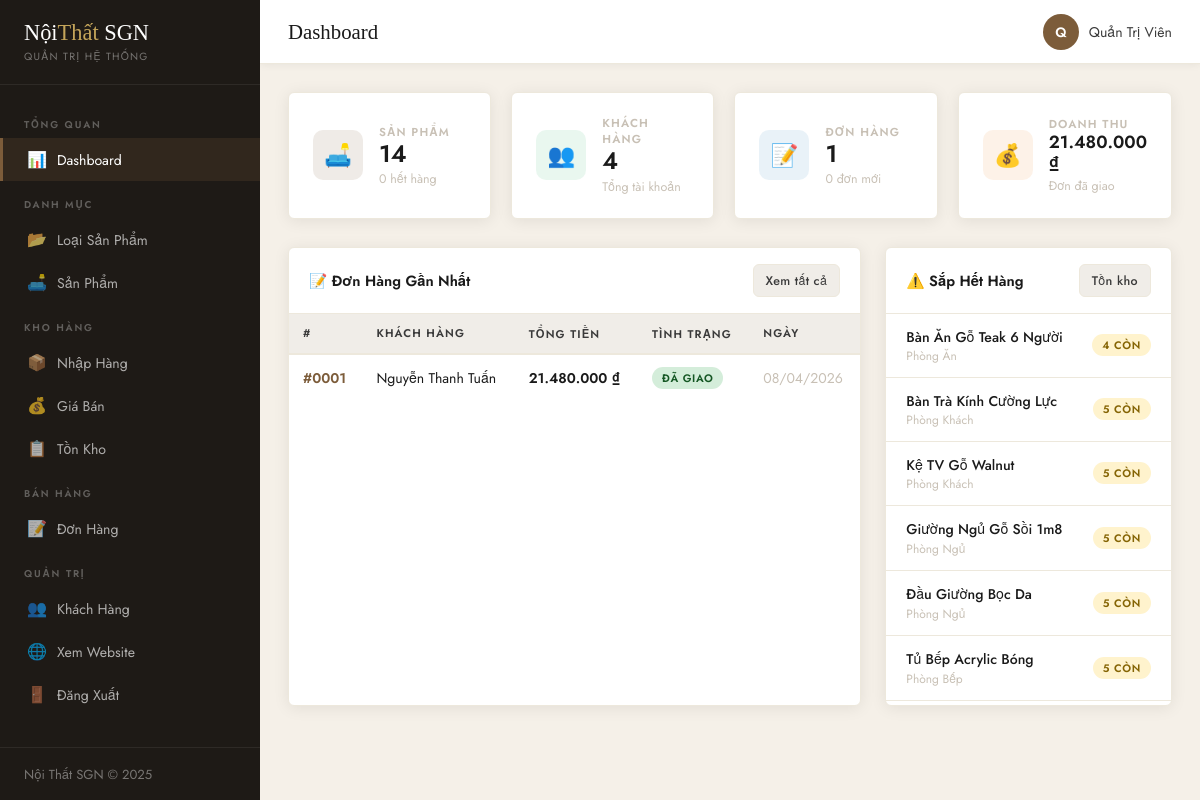
The page /NoiThat/admin/index.php (signed in) on the database its author committed.
### tables this page shows
CREATE TABLE `don_hang` (
  `ma_dh` int(11) NOT NULL,
  `ma_kh` int(11) NOT NULL,
  `ngay_dat` datetime DEFAULT current_timestamp(),
  `ho_ten_giao` varchar(100) NOT NULL,
  `dien_thoai_giao` varchar(20) DEFAULT NULL,
  `dia_chi_giao` varchar(255) NOT NULL,
  `phuong_xa` varchar(100) DEFAULT NULL,
  `quan_huyen` varchar(100) DEFAULT NULL,
  `tinh_tp` varchar(100) DEFAULT NULL,
  `hinh_thuc_tt` enum('tien_mat','chuyen_khoan','truc_tuyen') DEFAULT 'tien_mat',
  `tong_tien` decimal(15,2) DEFAULT 0.00,
  `trang_thai` enum('moi_dat','da_xac_nhan','da_giao','da_huy') DEFAULT 'moi_dat',
  `ghi_chu` text DEFAULT NULL,
  `da_tru_kho` tinyint(1) DEFAULT 0
);

CREATE TABLE `khach_hang` (
  `ma_kh` int(11) NOT NULL,
  `ho_ten` varchar(100) NOT NULL,
  `email` varchar(150) NOT NULL,
  `mat_khau` varchar(255) NOT NULL,
  `dien_thoai` varchar(20) DEFAULT NULL,
  `dia_chi` varchar(255) DEFAULT NULL,
  `phuong_xa` varchar(100) DEFAULT NULL,
  `quan_huyen` varchar(100) DEFAULT NULL,
  `tinh_tp` varchar(100) DEFAULT NULL,
  `trang_thai` tinyint(1) DEFAULT 1 COMMENT '1=active, 0=khóa',
  `created_at` datetime DEFAULT current_timestamp()
);

CREATE TABLE `ton_kho` (
  `ma_sp` int(11) NOT NULL,
  `so_luong` int(11) DEFAULT 0,
  `gia_von` decimal(15,2) DEFAULT 0.00 COMMENT 'Giá nhập bình quân',
  `updated_at` datetime DEFAULT current_timestamp() ON UPDATE current_timestamp()
);

CREATE TABLE `san_pham` (
  `ma_sp` int(11) NOT NULL,
  `ma_loai` int(11) NOT NULL,
  `ten_sp` varchar(200) NOT NULL,
  `mo_ta` text DEFAULT NULL,
  `don_vi_tinh` varchar(30) DEFAULT 'Cái',
  `hinh` varchar(255) DEFAULT NULL,
  `tl_loi_nhuan` decimal(5,2) DEFAULT 20.00 COMMENT '% lợi nhuận mặc định',
  `trang_thai` tinyint(1) DEFAULT 1 COMMENT '1=đang bán, 0=ẩn',
  `created_at` datetime DEFAULT current_timestamp()
);

CREATE TABLE `loai_sp` (
  `ma_loai` int(11) NOT NULL,
  `ten_loai` varchar(100) NOT NULL,
  `mo_ta` text DEFAULT NULL,
  `trang_thai` tinyint(1) DEFAULT 1 COMMENT '1=hiện, 0=ẩn',
  `created_at` datetime DEFAULT current_timestamp()
);

### NoiThat/includes/functions.php (called while the page is built, shortened)
<?php
function trangThaiDH($status) {
    $map = [
        'moi_dat'     => ['label' => 'Mới đặt',     'class' => 'badge-warning'],
        'da_xac_nhan' => ['label' => 'Đã xác nhận', 'class' => 'badge-info'],
        'da_giao'     => ['label' => 'Đã giao',     'class' => 'badge-success'],
        'da_huy'      => ['label' => 'Đã hủy',      'class' => 'badge-danger'],
    ];
    return $map[$status] ?? ['label' => $status, 'class' => 'badge-secondary'];
}

### NoiThat/admin/index.php (the view, shortened to what this page needs)
<?php
require_once __DIR__ . '/includes/header.php';
$total_sp     = $conn->query("SELECT COUNT(*) FROM san_pham WHERE trang_thai=1")->fetch_row()[0];
$total_kh     = $conn->query("SELECT COUNT(*) FROM khach_hang")->fetch_row()[0];
$total_dh     = $conn->query("SELECT COUNT(*) FROM don_hang")->fetch_row()[0];
$doanh_thu    = $conn->query("SELECT COALESCE(SUM(tong_tien),0) FROM don_hang WHERE trang_thai='da_giao'")->fetch_row()[0];
$don_moi      = $conn->query("SELECT COUNT(*) FROM don_hang WHERE trang_thai='moi_dat'")->fetch_row()[0];
$het_hang     = $conn->query("SELECT COUNT(*) FROM ton_kho WHERE so_luong=0")->fetch_row()[0];
$recent_orders = $conn->query("
    SELECT dh.*, kh.ho_ten, kh.dien_thoai
    FROM don_hang dh JOIN khach_hang kh ON dh.ma_kh=kh.ma_kh
    ORDER BY dh.ngay_dat DESC LIMIT 8
");
$low_stock = $conn->query("
    SELECT sp.ten_sp, ls.ten_loai, tk.so_luong
    FROM ton_kho tk
    JOIN san_pham sp ON tk.ma_sp=sp.ma_sp
    JOIN loai_sp ls ON sp.ma_loai=ls.ma_loai
    WHERE tk.so_luong <= 5 AND sp.trang_thai=1
    ORDER BY tk.so_luong ASC LIMIT 6
");
function formatM($n){ return number_format($n,0,',','.').' ₫'; }
?>
<div class="stats-grid">
    <div class="stat-card">
        <div class="stat-icon brown">🛋️</div>
        <div class="stat-info">
            <small>Sản phẩm</small>
            <strong><?= number_format($total_sp) ?></strong>
            <span class="stat-sub"><?= $het_hang ?> hết hàng</span>
        </div>
    </div>
    <div class="stat-card">
        <div class="stat-icon green">👥</div>
        <div class="stat-info">
            <small>Khách hàng</small>
            <strong><?= number_format($total_kh) ?></strong>
            <span class="stat-sub">Tổng tài khoản</span>
        </div>
    </div>
    <div class="stat-card">
        <div class="stat-icon blue">📝</div>
        <div class="stat-info">
            <small>Đơn hàng</small>
            <strong><?= number_format($total_dh) ?></strong>
            <span class="stat-sub"><?= $don_moi ?> đơn mới</span>
        </div>
    </div>
    <div class="stat-card">
        <div class="stat-icon orange">💰</div>
        <div class="stat-info">
            <small>Doanh thu</small>
            <strong style="font-size:1.1rem;"><?= formatM($doanh_thu) ?></strong>
            <span class="stat-sub">Đơn đã giao</span>
        </div>
    </div>
</div>
<div style="display:grid;grid-template-columns:2fr 1fr;gap:24px;">
    <div class="admin-card">
        <div class="admin-card-header">
            <h3>📝 Đơn Hàng Gần Nhất</h3>
            <a href="<?= SITE_URL ?>/admin/orders.php" class="btn btn-sm btn-secondary">Xem tất cả</a>
        </div>
        <div style="overflow-x:auto;">
            <table class="data-table">
                <thead><tr><th>#</th><th>Khách hàng</th><th>Tổng tiền</th><th>Tình trạng</th><th>Ngày</th></tr></thead>
                <tbody>
                    <?php while ($dh = $recent_orders->fetch_assoc()):
                        $tt = trangThaiDH($dh['trang_thai']);
                    ?>
                    <tr>
                        <td><a href="<?= SITE_URL ?>/admin/orders.php?view=<?= $dh['ma_dh'] ?>" style="color:var(--walnut);font-weight:600;">#<?= str_pad($dh['ma_dh'],4,'0',STR_PAD_LEFT) ?></a></td>
                        <td><?= htmlspecialchars($dh['ho_ten']) ?></td>
                        <td class="fw-600"><?= formatM($dh['tong_tien']) ?></td>
                        <td><span class="badge <?= $tt['class'] ?>"><?= $tt['label'] ?></span></td>
                        <td class="text-muted"><?= date('d/m/Y', strtotime($dh['ngay_dat'])) ?></td>
                    </tr>
                    <?php endwhile; ?>
                </tbody>
            </table>
        </div>
    </div>
    <div class="admin-card">
        <div class="admin-card-header">
            <h3>⚠️ Sắp Hết Hàng</h3>
            <a href="<?= SITE_URL ?>/admin/inventory.php" class="btn btn-sm btn-secondary">Tồn kho</a>
        </div>
        <div style="padding:0 0 4px;">
            <?php if (!$low_stock->num_rows): ?>
            <p style="padding:20px;color:var(--gray-mid);text-align:center;font-size:0.88rem;">✅ Tất cả sản phẩm đang có hàng</p>
            <?php else: while ($sp = $low_stock->fetch_assoc()): ?>
            <div style="display:flex;justify-content:space-between;align-items:center;padding:12px 20px;border-bottom:1px solid var(--cream-dark);">
                <div>
                    <div style="font-size:0.88rem;font-weight:500;"><?= htmlspecialchars(mb_strimwidth($sp['ten_sp'],0,30,'...','UTF-8')) ?></div>
                    <div style="font-size:0.75rem;color:var(--gray-mid);"><?= htmlspecialchars($sp['ten_loai']) ?></div>
                </div>
                <span class="badge <?= $sp['so_luong']==0?'badge-danger':'badge-warning' ?>">
                    <?= $sp['so_luong'] ?> còn
                </span>
            </div>
            <?php endwhile; endif; ?>
        </div>
    </div>
</div>
<?php require_once __DIR__ . '/includes/footer.php'; ?>

### NoiThat/assets/css/admin.css (style rules this page uses)
:root { --sidebar-w: 260px; --header-h: 64px; --cream: #F7F2E9; --charcoal: #1A1A1A; --charcoal-mid:#3A3A3A; --walnut: #7C5C3A; --gold: #C4A55A; --white: #FFFFFF; --gray-light: #F0EDE8; --gray-mid: #C8C0B5; --red: #C0392B; --green: #27AE60; --blue: #2980B9; --sidebar-bg: #1E1A16; --sidebar-text:rgba(255,255,255,0.65); --sidebar-hover:rgba(255,255,255,0.08); --sidebar-active:#7C5C3A; --cream-dark: #EDE8DC; --shadow: 0 2px 16px rgba(0,0,0,0.08); --radius: 6px; --transition: all 0.25s ease; --font-body: 'Jost','Helvetica Neue',sans-serif; --font-display:'Cormorant Garamond',Georgia,serif; }
*, *::before, *::after { box-sizing:border-box; margin:0; padding:0; }
body { font-family:var(--font-body); background:#F5F0E8; color:var(--charcoal); font-size:14px; }
a { text-decoration:none; color:inherit; }
.stats-grid { display:grid; grid-template-columns:repeat(4,1fr); gap:20px; margin-bottom:28px; }
.stat-card { background:var(--white); border-radius:var(--radius); padding:22px 24px; border:1px solid var(--cream-dark); box-shadow:var(--shadow); display:flex; align-items:center; gap:16px; }
.stat-icon { width:50px; height:50px; border-radius:10px; display:flex; align-items:center; justify-content:center; font-size:1.4rem; flex-shrink:0; }
.stat-icon.brown { background:rgba(124,92,58,0.12); }
.stat-icon.green { background:rgba(39,174,96,0.1); }
.stat-icon.blue { background:rgba(41,128,185,0.1); }
.stat-icon.orange { background:rgba(230,126,34,0.1); }
.stat-info small { font-size:0.72rem; font-weight:600; letter-spacing:0.1em; text-transform:uppercase; color:var(--gray-mid); display:block; }
.stat-info strong { font-size:1.5rem; font-weight:600; display:block; line-height:1.2; }
.stat-info .stat-sub { font-size:0.78rem; color:var(--gray-mid); }
.admin-card { background:var(--white); border:1px solid var(--cream-dark); border-radius:var(--radius); box-shadow:var(--shadow); margin-bottom:24px; }
.admin-card-header { padding:16px 20px; border-bottom:1px solid var(--cream-dark); display:flex; align-items:center; justify-content:space-between; flex-wrap:wrap; gap:12px; }
.admin-card-header h3 { font-family:var(--font-body); font-size:0.92rem; font-weight:600; color:var(--charcoal); }
.data-table { width:100%; border-collapse:collapse; font-size:0.88rem; }
.data-table th { background:var(--gray-light); padding:11px 14px; text-align:left; font-size:0.7rem; font-weight:600; letter-spacing:0.1em; text-transform:uppercase; color:var(--charcoal-mid); border-bottom:2px solid var(--cream-dark); white-space:nowrap; }
.data-table td { padding:12px 14px; border-bottom:1px solid var(--gray-light); vertical-align:middle; }
.data-table tr:last-child td { border-bottom:none; }
.btn { display:inline-flex; align-items:center; gap:6px; padding:8px 16px; border-radius:var(--radius); font-size:0.82rem; font-weight:500; cursor:pointer; border:none; transition:var(--transition); letter-spacing:0.03em; }
.btn-sm { padding:6px 12px; font-size:0.78rem; }
.btn-secondary { background:var(--gray-light); color:var(--charcoal-mid); border:1px solid var(--cream-dark); }
.badge { display:inline-block; padding:3px 10px; border-radius:20px; font-size:0.68rem; font-weight:600; letter-spacing:0.06em; text-transform:uppercase; }
.badge-success { background:#D4EDDA; color:#155724; }
.badge-warning { background:#FFF3CD; color:#856404; }
.text-muted { color:var(--gray-mid); }
.fw-600 { font-weight:600; }

### rows shown on the page
don_hang: ma_dh "0001", ma_kh.ho_ten "Nguyễn Thanh Tuấn", tong_tien "21.480.000 ₫", trang_thai "ĐÃ GIAO", ngay_dat "08/04/2026"
ton_kho: ma_sp.ten_sp "Bàn Ăn Gỗ Teak 6 Người", loai_sp.ten_loai "Phòng Ăn", so_luong "4"
ton_kho: ma_sp.ten_sp "Bàn Trà Kính Cường Lực", loai_sp.ten_loai "Phòng Khách", so_luong "5"
ton_kho: ma_sp.ten_sp "Kệ TV Gỗ Walnut", loai_sp.ten_loai "Phòng Khách", so_luong "5"
ton_kho: ma_sp.ten_sp "Giường Ngủ Gỗ Sồi 1m8", loai_sp.ten_loai "Phòng Ngủ", so_luong "5"
ton_kho: ma_sp.ten_sp "Đầu Giường Bọc Da", loai_sp.ten_loai "Phòng Ngủ", so_luong "5"
ton_kho: ma_sp.ten_sp "Tủ Bếp Acrylic Bóng", loai_sp.ten_loai "Phòng Bếp", so_luong "5"

### other values the page prints
$page_title "Dashboard"
mb_substr($admin_name,0,1,'UTF-8') "Q"
$admin_name "Quản Trị Viên"
$total_sp "14"
$het_hang "0"
$total_kh "4"
$total_dh "1"
$don_moi "0"
formatM($doanh_thu) "21.480.000 ₫"
